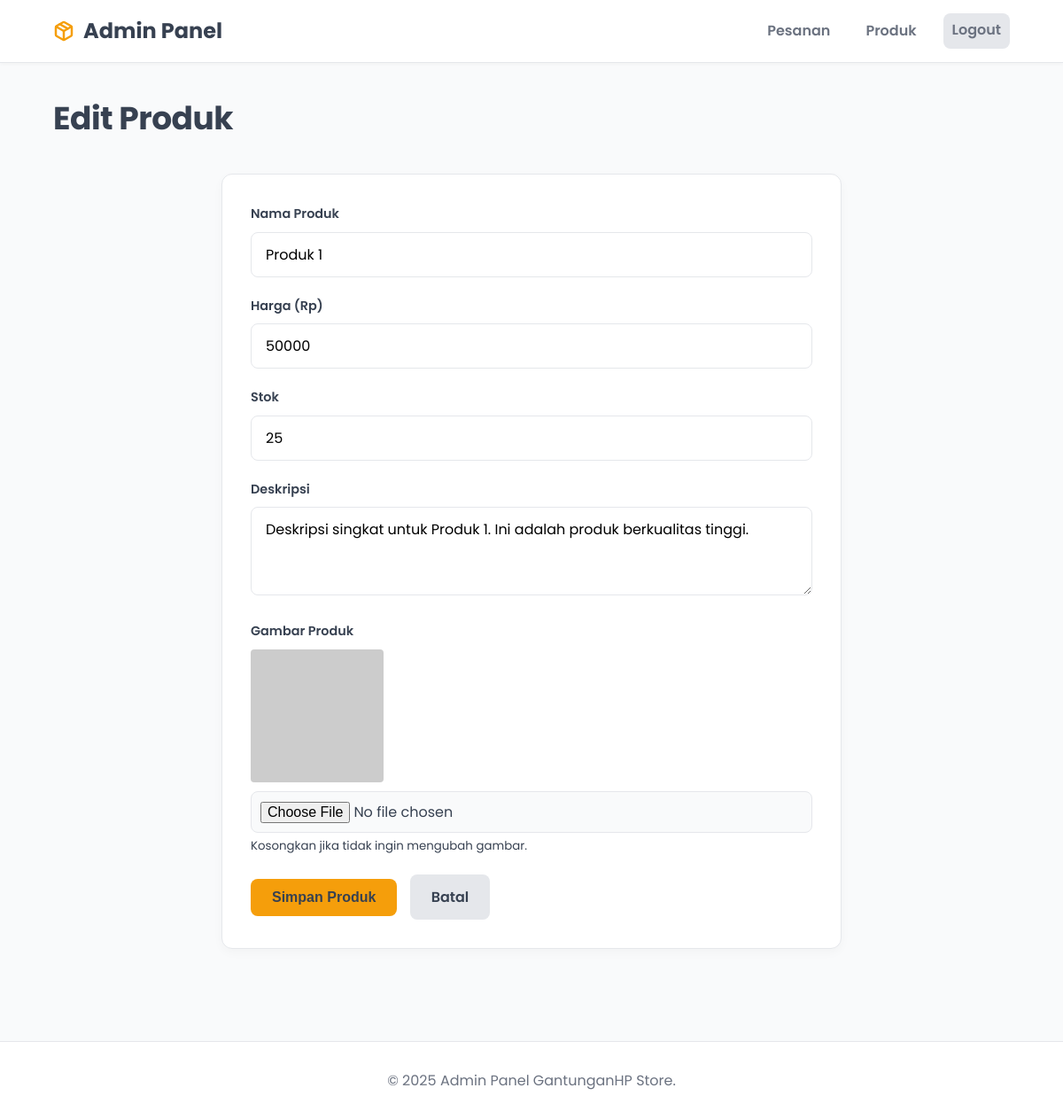
Screenshot of /admin/edit-product.php?id=1 (signed in) with the database file from the repository.
### tables this page shows
CREATE TABLE `produk` (
  `id` int(11) NOT NULL AUTO_INCREMENT,
  `nama_produk` varchar(255) NOT NULL,
  `harga` int(11) NOT NULL,
  `stok` int(11) NOT NULL,
  `deskripsi` text NOT NULL,
  `gambar` varchar(255) NOT NULL,
  PRIMARY KEY (`id`)
);

### admin/edit-product.php (the view, shortened to what this page needs)
<?php
require '../config/database.php';
$id = isset($_GET['id']) ? (int)$_GET['id'] : 0;
$produk = [
    'id' => $id,
    'nama_produk' => '',
    'harga' => '',
    'stok' => '',
    'deskripsi' => '',
    'gambar' => ''
];
$page_title = "Tambah Produk Baru";
if ($id > 0) {
    $page_title = "Edit Produk";
    $sql = "SELECT * FROM produk WHERE id = $id";
    $result = mysqli_query($koneksi, $sql);
    $produk = mysqli_fetch_assoc($result);
}
include 'includes/header.php';
?>
<h1 class="page-title"><?php echo $page_title; ?></h1>
<div class="form-container">
    <form action="edit-product.php<?php echo ($id > 0) ? '?id='.$id : ''; ?>" method="POST" enctype="multipart/form-data">
        <div class="form-group">
            <label for="nama_produk">Nama Produk</label>
            <input type="text" id="nama_produk" name="nama_produk" class="form-control" value="<?php echo htmlspecialchars($produk['nama_produk']); ?>" required>
        </div>
        <div class="form-group">
            <label for="harga">Harga (Rp)</label>
            <input type="number" id="harga" name="harga" class="form-control" value="<?php echo htmlspecialchars($produk['harga']); ?>" min="0" required>
        </div>
        <div class="form-group">
            <label for="stok">Stok</label>
            <input type="number" id="stok" name="stok" class="form-control" value="<?php echo htmlspecialchars($produk['stok']); ?>" min="0" required>
        </div>
        <div class="form-group">
            <label for="deskripsi">Deskripsi</label>
            <textarea id="deskripsi" name="deskripsi" class="form-control" required><?php echo htmlspecialchars($produk['deskripsi']); ?></textarea>
        </div>
        <div class="form-group">
            <label for="gambar">Gambar Produk</label>
            <?php if (!empty($produk['gambar'])):
                $gambar_url = $produk['gambar'];
            ?>
                <img src="<?php echo $gambar_url; ?>" style="max-width: 150px; height: auto; display: block; margin-bottom: 10px; border-radius: 4px;">
            <?php endif; ?>
            <input type="file" id="gambar" name="gambar" class="form-control form-control-file" accept="image/*">
            <small>Kosongkan jika tidak ingin mengubah gambar.</small>
        </div>
        <button type="submit" class="btn">Simpan Produk</button>
        <a href="products.php" class="btn btn-secondary" style="margin-left: 10px;">Batal</a>
    </form>
</div>
<?php
include 'includes/footer.php';
?>

### assets/css/style.css (style rules this page uses)
:root { --primary: #F59E0B; --primary-dark: #D97706; --secondary: #374151; --text-light: #6B7280; --bg-light: #F9FAFB; --bg-white: #FFFFFF; --border-color: #E5E7EB; --bg-navbar: #E5E7EB; --status-menunggu: #F59E0B; --status-berhasil: #10B981; --status-gagal: #EF4444; --whatsapp: #25D366; --whatsapp-dark: #128C7E; }
* { margin: 0; padding: 0; box-sizing: border-box; }
body { font-family: 'Poppins', sans-serif; background-color: var(--bg-light); color: var(--secondary); line-height: 1.7; }
html { scroll-behavior: smooth; }
img { max-width: 100%; height: auto; display: block; }
a { text-decoration: none; color: var(--primary); transition: color 0.3s ease; }
.page-title { font-size: 2.25rem; font-weight: 700; margin-bottom: 2rem; color: var(--secondary); letter-spacing: -0.5px; }
.btn { display: inline-block; padding: 12px 24px; font-size: 1rem; font-weight: 600; text-decoration: none; color: var(--secondary); background-color: var(--primary); border: none; border-radius: 8px; cursor: pointer; transition: all 0.3s ease; text-align: center; }
.btn-secondary { background-color: var(--border-color); color: var(--secondary); }
.form-container, .status-box, .login-container { max-width: 700px; margin: 0 auto; background: var(--bg-white); padding: 32px; border-radius: 12px; border: 1px solid var(--border-color); box-shadow: 0 4px 12px rgba(0, 0, 0, 0.03); }
.form-group { margin-bottom: 20px; }
.form-group label { display: block; font-weight: 600; margin-bottom: 8px; font-size: 0.9rem; }
.form-control { width: 100%; padding: 12px 16px; font-size: 1rem; font-family: 'Poppins', sans-serif; border: 1px solid var(--border-color); border-radius: 8px; transition: all 0.3s ease; }
textarea.form-control { min-height: 100px; resize: vertical; }
.form-control-file { padding: 10px; background: var(--bg-light); }

### rows the page displays
produk: nama_produk "Produk 1", harga "50000", stok "25", deskripsi "Deskripsi singkat untuk Produk 1. Ini adalah produk berkualitas tinggi."

### other values shown
$page_title "Edit Produk"
